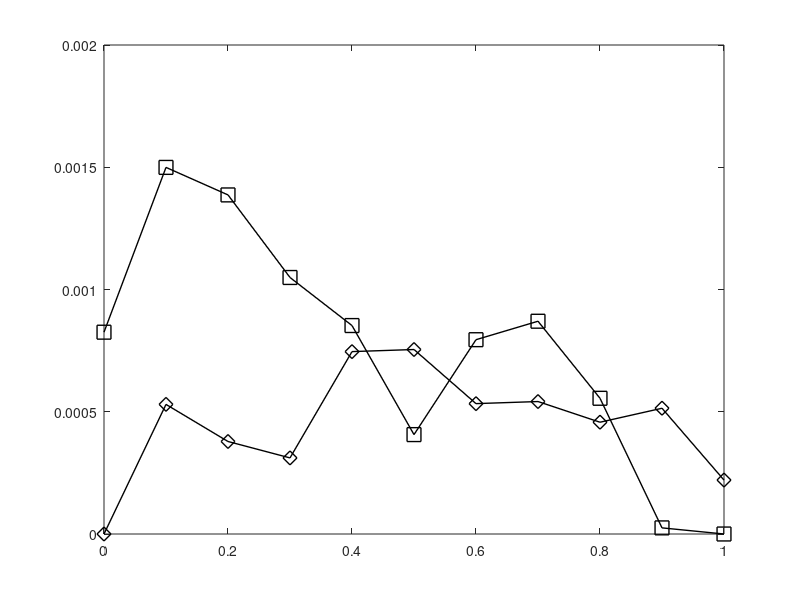

Here is the MATLAB script that generated this plot: (Note: this script raises an error after producing the figure.)
data = csvread('lop.csv',0,1);
disp(data(2,:));

fh = figure(1);

set(fh,'Position', [0, 0, 1200, 500]);
set(fh, 'color', 'white');

x = data(1,:);
name  = ['ta021', 'ta031', 'ta041', 'ta051', 'ta061', 'ta071'];

plot(x, data(2,:),'k-diamond','MarkerSize', 10, 'LineWidth', 1.0); 
hold on;
plot(x, data(3,:),'k-square','MarkerSize', 10, 'LineWidth', 1.0); 
hold on;
plot(x, data(4,:),'k-X','MarkerSize', 10, 'LineWidth', 1.0);
hold on;
plot(x, data(5,:),'k-hexagram','MarkerSize', 10, 'LineWidth', 1.0); 

axis([-0.05, 1.05, -0.00005, 0.002]); 
legend('t65b11x', 't65d11x', 't65f11x', 't65n11x', 'Location', 'Best');

grid on; 

xlabel( 'Probability of EHM', 'FontSize', 12 );
ylabel( 'Difference', 'FontSize', 12, 'Rotation', 90 );
export_fig ../img/sweep_lop -eps 